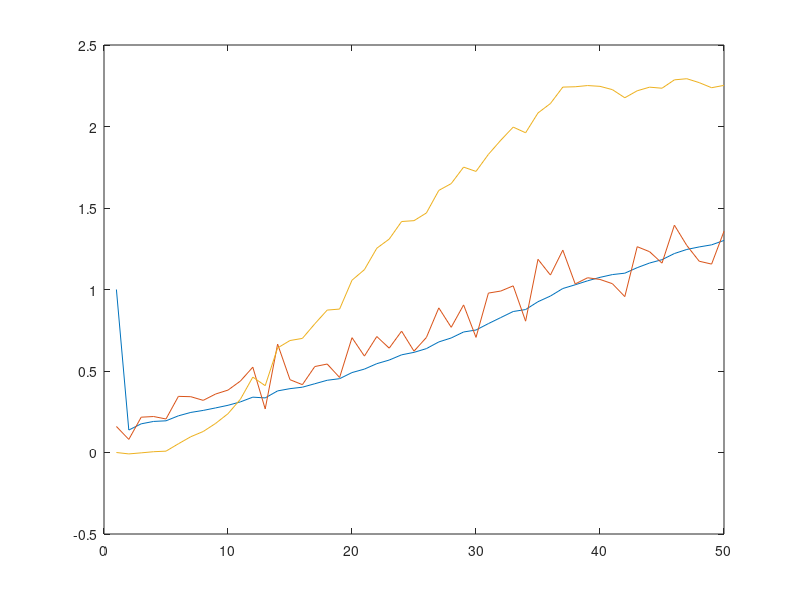

This chart was generated by the following MATLAB code:
clear all
close all

n_iter = 50;

stdev = 0.1;
z = 0.125 + stdev*randn(n_iter, 1);
for i=1:n_iter
	z(i) = z(i) + 0.025 * i;
end

del_t = .01; % Time
q_f = 0.05;   % Process error
r = 0.1;     % measurement error
% Variances
p_l = 1.5;
p_lf = 0.0;
p_f = 1.5;

x_hat = zeros(2, 1, n_iter);
P = zeros(2, 2, n_iter);
K = zeros(2, 2, n_iter);
x_hat(:, :, 1) = [1; 0];
P(:, :, 1) = [p_l p_lf; p_lf p_f];
K(:, :, 1) = [1 0; 0 1];

F = [1 del_t; 0 1];
H = [1 0; 0 0];
Q = [del_t^3*q_f/3, del_t^2*q_f/2; del_t^2*q_f/2, del_t*q_f ];
R = [r 0; 0 r];

for t=2:n_iter
	x_hat_interim = F * x_hat(:, :, t-1);
	P_interim = F * P(:, :, t-1) * F' + Q;

	K(:, :, t) = P_interim * H' * inv(H * P_interim * H' + R);
	x_hat(:, :, t) = x_hat_interim + K(:, :, t) * (z(t) - H * x_hat_interim);
	P(:, :, t) = (eye(2) - K(:, :, t) * H) * P_interim;
end

x_positions = reshape(x_hat(1, 1, :), n_iter, 1);
velocities = reshape(x_hat(2, 1, :), n_iter, 1);
plot(x_positions);
hold all
plot(z);
pause;
plot(velocities)
% converges to 0.025 / .01 = 2.5
